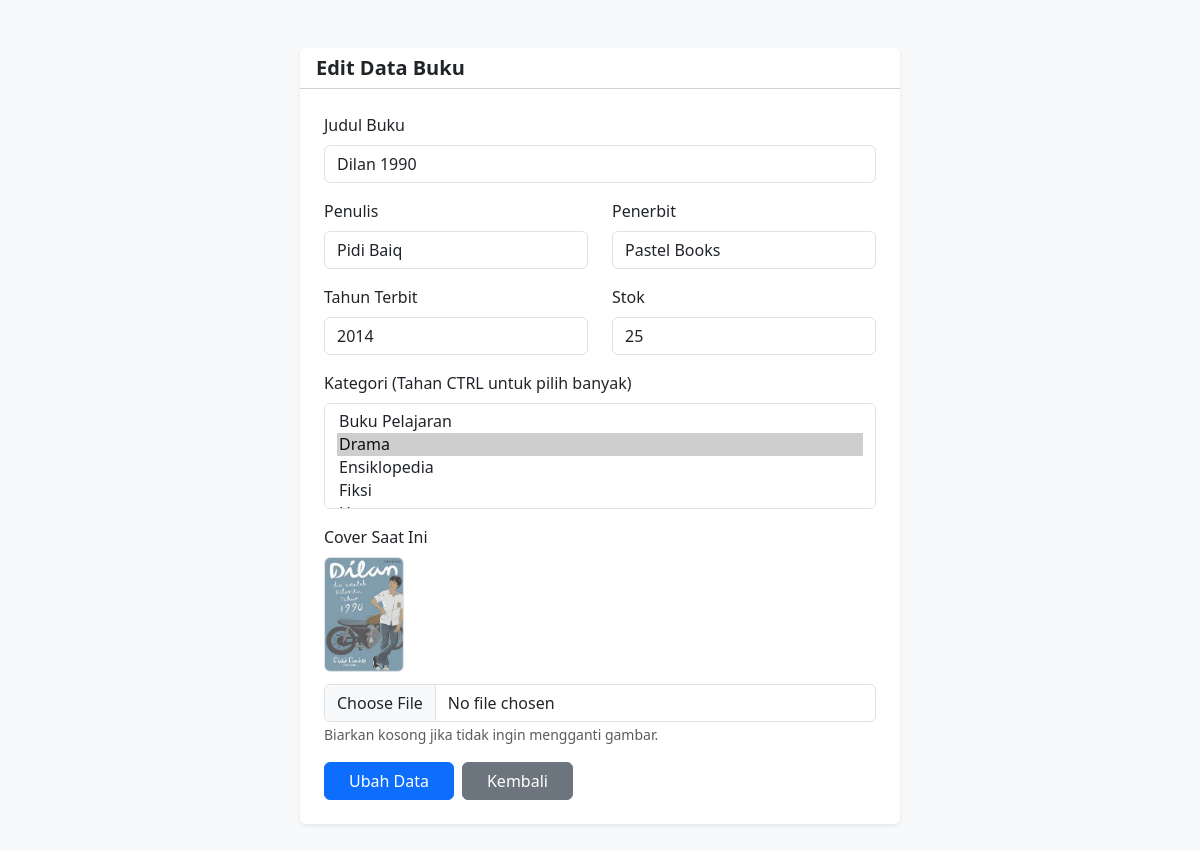
Screenshot of /edit_buku.php?id=10012 (signed in) with the database file from the repository.
### tables this page shows
CREATE TABLE `buku` (
  `id_buku` int(11) NOT NULL,
  `judul` varchar(200) NOT NULL,
  `id_kategori` varchar(255) DEFAULT NULL,
  `tanggal_input` datetime DEFAULT current_timestamp(),
  `penulis` varchar(100) DEFAULT NULL,
  `penerbit` varchar(100) DEFAULT NULL,
  `gambar` varchar(255) DEFAULT NULL,
  `tahun_terbit` int(11) DEFAULT NULL,
  `stok` int(11) DEFAULT NULL
);

### edit_buku.php (the view, shortened to what this page needs)
<?php
include 'koneksi.php';
$id = $_GET['id'];
$query = mysqli_query($koneksi, "SELECT * FROM buku WHERE id_buku = '$id'");
$data  = mysqli_fetch_array($query);
$kategori_terpilih = explode(',', $data['id_kategori']);
?>
<!DOCTYPE html>
<html>
<head>
    <link href="https://cdn.jsdelivr.net/npm/bootstrap@5.3.0/dist/css/bootstrap.min.css" rel="stylesheet">
</head>
<body class="bg-light">
<div class="container mt-5 mb-5">
    <div class="card shadow-sm" style="max-width: 600px; margin: auto;">
        <div class="card-header bg-white"><h5 class="mb-0 fw-bold">Edit Data Buku</h5></div>
        <div class="card-body p-4">
            <form method="POST" enctype="multipart/form-data">
                <div class="mb-3">
                    <label class="form-label">Judul Buku</label>
                    <input type="text" name="judul" class="form-control" value="<?= $data['judul']; ?>" required>
                </div>
                <div class="row">
                    <div class="col-md-6 mb-3">
                        <label class="form-label">Penulis</label>
                        <input type="text" name="penulis" class="form-control" value="<?= $data['penulis']; ?>" required>
                    </div>
                    <div class="col-md-6 mb-3">
                        <label class="form-label">Penerbit</label>
                        <input type="text" name="penerbit" class="form-control" value="<?= $data['penerbit']; ?>" required>
                    </div>
                </div>
                <div class="row">
                    <div class="col-md-6 mb-3">
                        <label class="form-label">Tahun Terbit</label>
                        <input type="number" name="tahun_terbit" class="form-control" value="<?= $data['tahun_terbit']; ?>" required>
                    </div>
                    <div class="col-md-6 mb-3">
                        <label class="form-label">Stok</label>
                        <input type="number" name="stok" class="form-control" value="<?= $data['stok']; ?>" required>
                    </div>
                </div>
                <div class="mb-3">
                    <label class="form-label">Kategori (Tahan CTRL untuk pilih banyak)</label>
                    <select name="id_kategori[]" class="form-select" multiple size="4" required>
                        <?php
                        $sql_kat = mysqli_query($koneksi, "SELECT * FROM kategori ORDER BY nama_kategori ASC");
                        while($k = mysqli_fetch_array($sql_kat)):
                            $selected = in_array($k['id_kategori'], $kategori_terpilih) ? "selected" : "";
                        ?>
                            <option value="<?= $k['id_kategori']; ?>" <?= $selected; ?>><?= $k['nama_kategori']; ?></option>
                        <?php endwhile; ?>
                    </select>
                </div>
                <div class="mb-3">
                    <label class="d-block form-label">Cover Saat Ini</label>
                    <?php if($data['gambar'] != ""): ?>
                        <img src="img/<?= $data['gambar']; ?>" width="80" class="mb-2 rounded border">
                    <?php endif; ?>
                    <input type="file" name="gambar" class="form-control mt-1">
                    <small class="text-muted">Biarkan kosong jika tidak ingin mengganti gambar.</small>
                </div>
                <div class="d-flex gap-2">
                    <button type="submit" name="update" class="btn btn-primary px-4">Ubah Data</button>
                    <a href="buku.php" class="btn btn-secondary px-4">Kembali</a>
                </div>
            </form>
        </div>
    </div>
</div>
</body>
</html>

### edit_buku.php (style rules this page uses)
body { background-color: #f8f9fa; }
.card { border: none; box-shadow: 0 4px 6px rgba(0,0,0,0.1); }

### rows the page displays
buku: judul "Dilan 1990", penulis "Pidi Baiq", penerbit "Pastel Books", tahun_terbit "2014", stok "25", gambar (picture)

### other values shown
form field value "Buku Pelajaran / Drama ☑ / Ensiklopedia / Fiksi"
